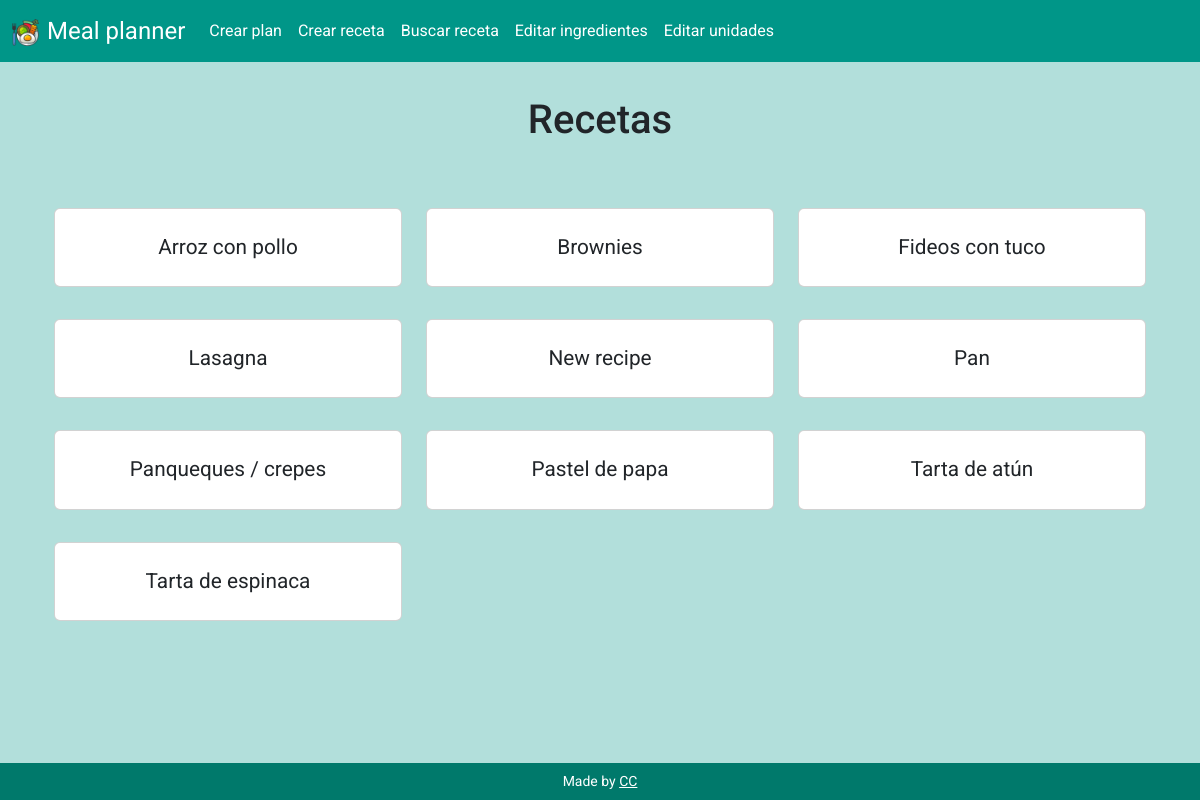
The page / on the database its author committed.
### tables this page shows
CREATE TABLE recipes (id INTEGER PRIMARY KEY AUTOINCREMENT NOT NULL, name TEXT NOT NULL, instructions TEXT NOT NULL);

### app.py (the view)
@app.route('/', methods=["GET", "POST"])
def index():
    if request.method == "POST":
        id = request.form.get("id")
        cur = db_connect()
        cur.execute("SELECT * FROM recipes WHERE id = ?", (id,))
        recipe = cur.fetchall()
        cur.execute("SELECT ing_used.quantity, ingredients.name AS ing_name, units.name AS unit_name FROM ing_used JOIN ingredients ON ingredients.id = ing_used.ing_id JOIN units ON units.id = ing_used.unit_id WHERE ing_used.recipe_id = ?", (id,))
        ing_used = cur.fetchall()
        db_close(cur)
        return render_template("recipe.html", recipe=recipe, ing_used=ing_used)
    else:
        cur = db_connect()
        cur.execute("SELECT id, name FROM recipes ORDER BY name ASC")
        rows = cur.fetchall()
        db_close(cur)
        return render_template("index.html", rows=rows)

### app.py (called while the page is built)
def db_connect():
    con = sqlite3.connect("meal_planner.db")
    con.row_factory = sqlite3.Row
    cur = con.cursor()
    return cur

def db_close(con):
    con.close()

@app.after_request
def after_request(response):
    response.headers["Cache-Control"] = "no-cache, no-store, must-revalidate"
    response.headers["Expires"] = 0
    response.headers["Pragma"] = "no-cache"
    return response

### templates/index.html (shortened to what this page needs)
{% extends "layout.html" %}
{% block main %}
    <section class="container-fluid text-center">
        <h1 class="mb-5">Recetas</h1>
        <div class="row">
            {% for row in rows %}
                <div class="col-md-4 col-sm-6 my-3 align-self-center">
                    <div class="card">
                        <div class="card-body">
                            <form action="/" method="post">
                                <button type="submit" class="btn stretched-link"><p class="card-title p-0 m-0">{{ row["name"] }}</p></button>
                            </form>
                        </div>
                    </div>
                </div>
            {% endfor %}
        </div>
    </section>
{% endblock %}

### static/styles.css (style rules this page uses)
body { background-color: #b2dfdb; font-family: "Roboto", Verdana, Tahoma, Verdana, sans-serif; }
.card-title { font-size: 1.3em; }

### rows shown on the page
recipes: name "Arroz con pollo"
recipes: name "Brownies"
recipes: name "Fideos con tuco"
recipes: name "Lasagna"
recipes: name "New recipe"
recipes: name "Pan"
recipes: name "Panqueques / crepes"
recipes: name "Pastel de papa"
recipes: name "Tarta de atún"
recipes: name "Tarta de espinaca"
